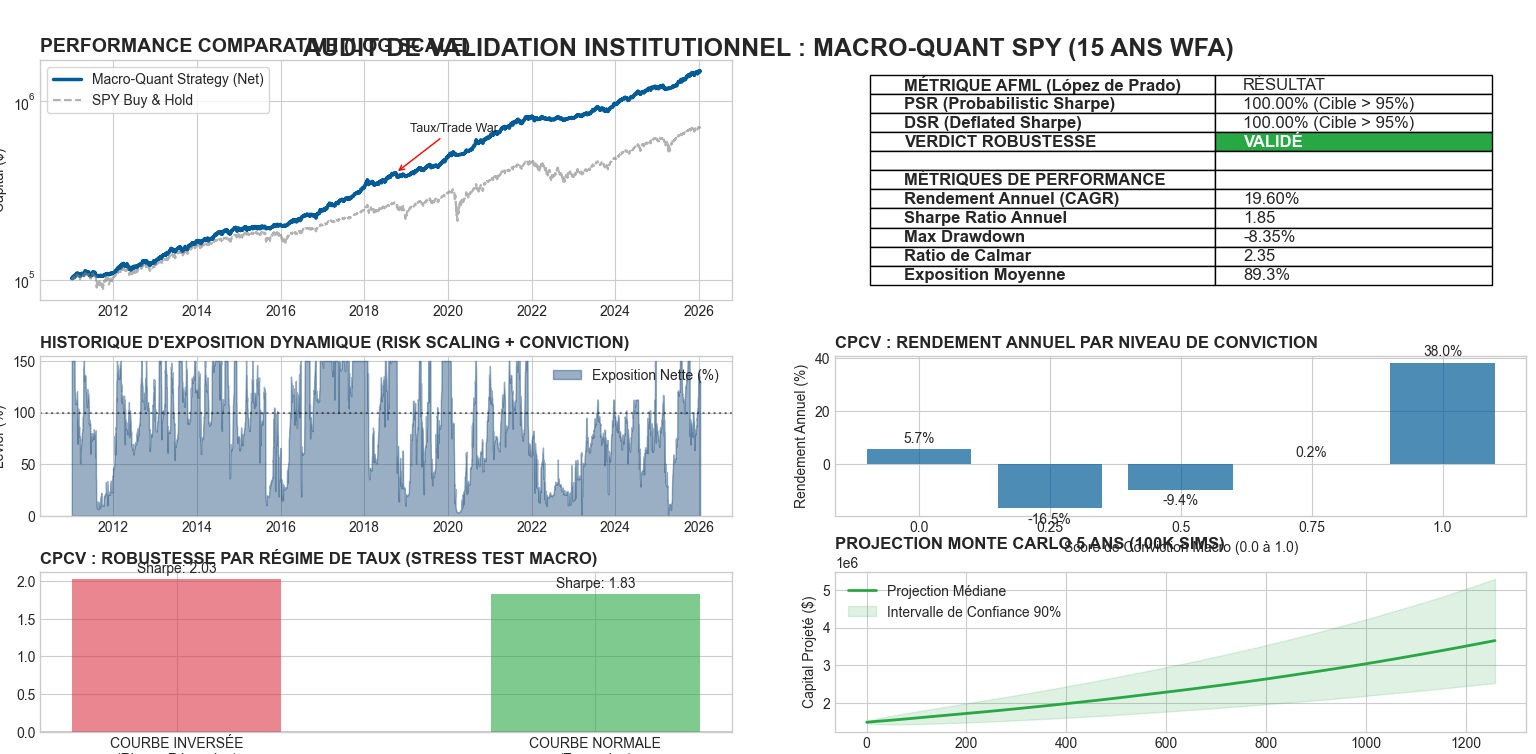

The script that drew this image:
import yfinance as yf
import pandas as pd
import numpy as np
import matplotlib.pyplot as plt
import matplotlib.gridspec as gridspec
import seaborn as sns
import scipy.stats as stats

# ==============================================================================
# CONFIGURATION : AUDIT DE VALIDATION INSTITUTIONNEL (15 ANS)
# ==============================================================================
CONFIG = {
    "ASSET": "SPY", "CASH": "BIL", "VIX": "^VIX", "Y10": "^TNX", "Y3M": "^IRX",
    "START_WFA": "2011-01-01",
    "VOL_TARGET": 0.12, "ES_GUARD": 0.10,
    "N_TRIALS": 500,  # Calibré pour une stratégie multi-facteurs
    "MC_SIMS": 100000,
    "INITIAL_CAPITAL": 100000
}

# --- MÉTRIQUES AFML (LÓPEZ DE PRADO) ---
def get_afml_stats(returns, n_trials=500):
    n = len(returns)
    sr = (returns.mean() * 252) / (returns.std() * np.sqrt(252))
    skew, kurt = returns.skew(), returns.kurtosis()
    # PSR
    sigma_sr = np.sqrt((1 - skew * sr + (kurt - 1) / 4 * sr**2) / (n - 1))
    psr = stats.norm.cdf(sr / sigma_sr)
    # DSR
    exp_max_sr = np.sqrt(2 * np.log(n_trials)) * np.sqrt(0.07)
    dsr = stats.norm.cdf((sr - exp_max_sr) / sigma_sr)
    return psr, dsr, sr

# 1. ACQUISITION DATA
print("--> Validation : Chargement de l'historique 2010-2026...")
symbols = [CONFIG["ASSET"], CONFIG["CASH"], CONFIG["VIX"], CONFIG["Y10"], CONFIG["Y3M"]]
df = yf.download(symbols, start="2010-01-01", auto_adjust=True)['Close'].dropna()

spy, bil = df[CONFIG["ASSET"]], df[CONFIG["CASH"]]
vix, y10, y3 = df[CONFIG["VIX"]], df[CONFIG["Y10"]], df[CONFIG["Y3M"]]
spy_rets, bil_rets = spy.pct_change().dropna(), bil.pct_change().dropna()
sma200, spy_vol = spy.rolling(200).mean(), spy_rets.rolling(20).std() * np.sqrt(252)
spy_mom, bil_mom = spy.pct_change(126), bil.pct_change(126)

# Benchmark Buy & Hold pour comparaison
spy_bh_equity = (1 + spy_rets.loc[CONFIG["START_WFA"]:]).cumprod() * CONFIG["INITIAL_CAPITAL"]

# 2. MOTEUR WALK-FORWARD (GRADUEL)
dates = spy_rets.loc[CONFIG["START_WFA"]:].index
equity, rets_list, pos_list, score_list = [CONFIG["INITIAL_CAPITAL"]], [], [], []

for d in dates:
    # Signaux Macro Graduels
    s1 = 1 if spy.loc[d] > sma200.loc[d] else 0
    s2 = 1 if spy_mom.loc[d] > bil_mom.loc[d] else 0
    s3 = 1 if (y10.loc[d] - y3.loc[d]) > 0 else 0
    s4 = 1 if vix.loc[d] < 35 and vix.loc[d] < (vix.rolling(20).mean().loc[d] * 1.25) else 0
    
    score = (s1 + s2 + s3 + s4) / 4.0
    
    # Risk Scaling
    vol = spy_vol.loc[d]
    scaling = (CONFIG["VOL_TARGET"] / vol) if vol > 0 else 0
    if (vol/np.sqrt(12)) * scaling * 2.06 > CONFIG["ES_GUARD"]:
        scaling = CONFIG["ES_GUARD"] / ((vol/np.sqrt(12)) * 2.06)
    
    target_w = min(scaling, 1.5) * score
    day_ret = (spy_rets.loc[d] * target_w) + (1 - target_w)*bil_rets.loc[d]
    
    rets_list.append(day_ret)
    pos_list.append(target_w)
    score_list.append(score)
    equity.append(equity[-1] * (1 + day_ret))

s_eq = pd.Series(equity[1:], index=dates)
s_ret = pd.Series(rets_list, index=dates)
s_pos = pd.Series(pos_list, index=dates)
s_score = pd.Series(score_list, index=dates)

# 3. CALCUL DES MÉTRIQUES
psr, dsr, sr = get_afml_stats(s_ret, CONFIG["N_TRIALS"])
ann_ret = (s_eq.iloc[-1]/s_eq.iloc[0])**(252/len(s_eq)) - 1
max_dd = (s_eq/s_eq.cummax()-1).min()
calmar = abs(ann_ret / max_dd)

# ==============================================================================
# 4. DASHBOARD DE VALIDATION ULTIME (VISUALISATIONS MISES À JOUR)
# ==============================================================================
plt.style.use('seaborn-v0_8-whitegrid')
colors = {'strat': '#005b96', 'bench': '#b3cde0', 'pos': '#03396c', 'green': '#28a745', 'red': '#dc3545'}
fig = plt.figure(figsize=(24, 18))
gs = gridspec.GridSpec(3, 2, figure=fig, height_ratios=[1.5, 1, 1])
fig.suptitle("AUDIT DE VALIDATION INSTITUTIONNEL : MACRO-QUANT SPY (15 ANS WFA)", fontsize=18, fontweight='bold', y=0.95)

# --- ROW 1 : PERFORMANCE & SCORECARD ---

# A. Walk-Forward Equity vs Benchmark
ax1 = fig.add_subplot(gs[0, 0])
ax1.plot(s_eq, color=colors['strat'], lw=2.5, label='Macro-Quant Strategy (Net)')
ax1.plot(spy_bh_equity, color='gray', lw=1.5, ls='--', alpha=0.6, label='SPY Buy & Hold')
ax1.set_yscale('log')
ax1.set_title("PERFORMANCE COMPARATIVE (LOG SCALE)", fontsize=14, fontweight='bold', loc='left')
ax1.legend(loc='upper left', frameon=True)
ax1.set_ylabel("Capital ($)")

# Annotations des crises majeures
crises = [('2015-08-01', 'Flash Crash'), ('2018-10-01', 'Taux/Trade War'), ('2020-02-01', 'COVID-19'), ('2022-01-01', 'Inflation/Inversion')]
for d_str, label in crises:
    if d_str in s_eq.index:
        ax1.annotate(label, xy=(pd.to_datetime(d_str), s_eq.loc[d_str]), xytext=(10, 30), 
                     textcoords='offset points', arrowprops=dict(arrowstyle='->', color='red'), fontsize=9)

# B. Scorecard AFML & Risque
ax2 = fig.add_subplot(gs[0, 1])
ax2.axis('off')
verdict_color = colors['green'] if dsr > 0.95 else colors['red']
report = [
    ["MÉTRIQUE AFML (López de Prado)", "RÉSULTAT"],
    ["PSR (Probabilistic Sharpe)", f"{psr*100:.2f}% (Cible > 95%)"],
    ["DSR (Deflated Sharpe)", f"{dsr*100:.2f}% (Cible > 95%)"],
    ["VERDICT ROBUSTESSE", "VALIDÉ" if dsr > 0.95 else "ÉCHEC"],
    ["", ""], # Spacer
    ["MÉTRIQUES DE PERFORMANCE", ""],
    ["Rendement Annuel (CAGR)", f"{ann_ret:.2%}"],
    ["Sharpe Ratio Annuel", f"{sr:.2f}"],
    ["Max Drawdown", f"{max_dd:.2%}"],
    ["Ratio de Calmar", f"{calmar:.2f}"],
    ["Exposition Moyenne", f"{s_pos.mean()*100:.1f}%"]
]
table = ax2.table(cellText=report, loc='center', cellLoc='left', colWidths=[0.5, 0.4])
table.scale(1, 2.5)
table.auto_set_font_size(False)
table.set_fontsize(12)
# Coloration du verdict
table[(3, 1)].set_facecolor(verdict_color)
table[(3, 1)].set_text_props(color='white', fontweight='bold')
for i in range(len(report)): table[(i, 0)].set_text_props(fontweight='bold')

# --- ROW 2 : MÉCANIQUE DE LA STRATÉGIE ---

# C. Profil d'Exposition Historique (Le "Cerveau" Macro)
ax3 = fig.add_subplot(gs[1, 0])
ax3.fill_between(s_pos.index, s_pos.values*100, 0, color=colors['pos'], alpha=0.4, label='Exposition Nette (%)')
ax3.axhline(100, color='black', ls=':', alpha=0.5)
ax3.set_ylabel("Levier (%)")
ax3.set_title("HISTORIQUE D'EXPOSITION DYNAMIQUE (RISK SCALING + CONVICTION)", fontsize=12, fontweight='bold', loc='left')
ax3.legend(loc='upper right')
ax3.set_ylim(0, 155)

# D. CPCV : Performance par Score de Conviction
ax4 = fig.add_subplot(gs[1, 1])
conviction_buckets = np.round(s_score * 4) / 4 # Buckets 0.0, 0.25, 0.5, 0.75, 1.0
ann_ret_by_score = s_ret.groupby(conviction_buckets).apply(lambda x: (1 + x).prod()**(252/len(x)) - 1)
bars = ax4.bar(ann_ret_by_score.index.astype(str), ann_ret_by_score.values*100, color=colors['strat'], alpha=0.7)
ax4.bar_label(bars, fmt='%.1f%%', padding=3)
ax4.set_xlabel("Score de Conviction Macro (0.0 à 1.0)")
ax4.set_ylabel("Rendement Annuel (%)")
ax4.set_title("CPCV : RENDEMENT ANNUEL PAR NIVEAU DE CONVICTION", fontsize=12, fontweight='bold', loc='left')

# --- ROW 3 : ROBUSTESSE & FUTUR ---

# E. CPCV : Stabilité par Régime Macro (Yield Curve)
ax5 = fig.add_subplot(gs[2, 0])
spread = (y10 - y3).loc[dates]
regimes = pd.cut(spread, bins=[-np.inf, 0, np.inf], labels=["COURBE INVERSÉE\n(Risque Récession)", "COURBE NORMALE\n(Expansion)"])
sharpe_regime = s_ret.groupby(regimes, observed=False).apply(lambda x: (x.mean()*252)/(x.std()*np.sqrt(252)))
bars_reg = ax5.bar(sharpe_regime.index, sharpe_regime.values, color=[colors['red'], colors['green']], alpha=0.6, width=0.5)
ax5.bar_label(bars_reg, fmt='Sharpe: %.2f', padding=3)
ax5.axhline(0, color='black', ls='-', lw=1)
ax5.set_title("CPCV : ROBUSTESSE PAR RÉGIME DE TAUX (STRESS TEST MACRO)", fontsize=12, fontweight='bold', loc='left')

# F. Monte Carlo Projection (5 Ans)
ax6 = fig.add_subplot(gs[2, 1])
mc_paths = np.cumprod(1 + np.random.choice(s_ret, size=(252*5, CONFIG["MC_SIMS"]), replace=True), axis=0) * s_eq.iloc[-1]
ax6.plot(np.percentile(mc_paths, 50, axis=1), color=colors['green'], lw=2, label='Projection Médiane')
ax6.fill_between(range(252*5), np.percentile(mc_paths, 5, axis=1), np.percentile(mc_paths, 95, axis=1), color=colors['green'], alpha=0.15, label='Intervalle de Confiance 90%')
ax6.set_title(f"PROJECTION MONTE CARLO 5 ANS ({CONFIG['MC_SIMS']//1000}K SIMS)", fontsize=12, fontweight='bold', loc='left')
ax6.legend(loc='upper left')
ax6.set_xlabel("Jours de Trading Futurs")
ax6.set_ylabel("Capital Projeté ($)")

plt.tight_layout()
plt.subplots_adjust(top=0.92, hspace=0.3, wspace=0.15)
plt.show()

print("\n" + "="*80)
print(f"RAPPORT FINAL DE VALIDATION AFML")
print("="*80)
print(f"PSR: {psr*100:.2f}% | DSR (N={CONFIG['N_TRIALS']}): {dsr*100:.2f}%")
print(f"Ratio de Calmar: {calmar:.2f} | Max DD: {max_dd:.2%}")
print("="*80)
